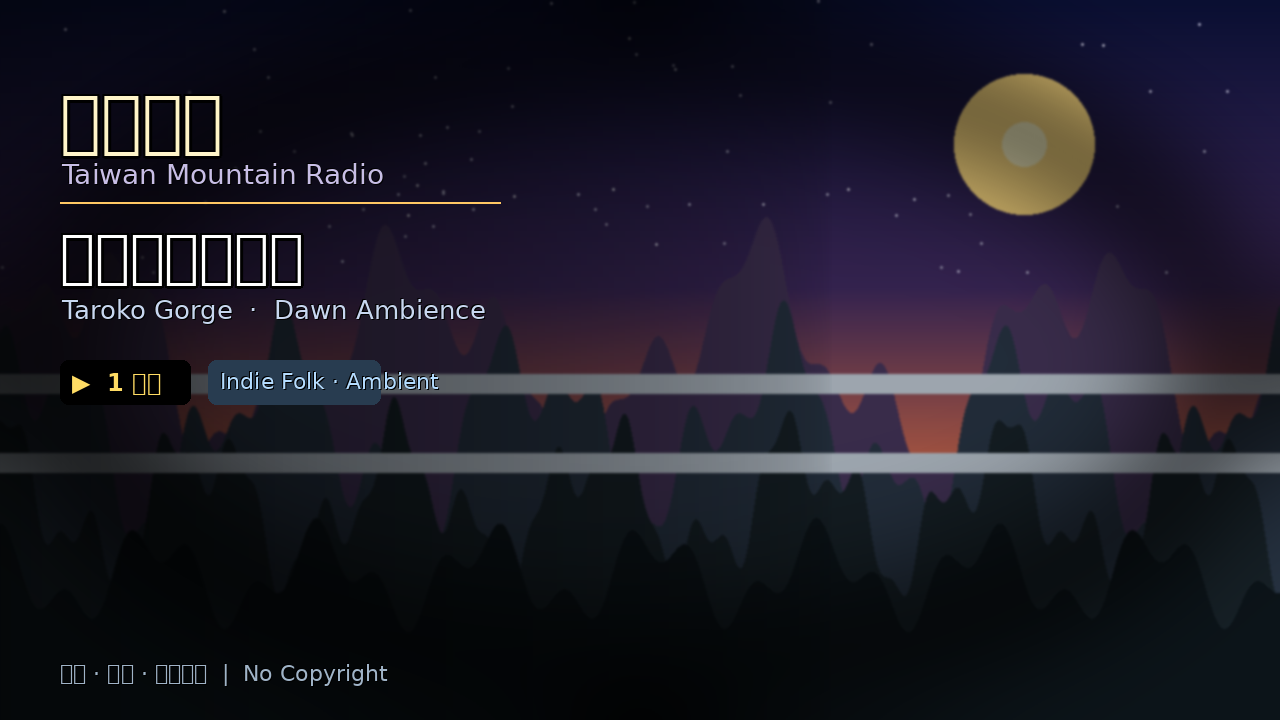
#> input picture assets/thumbnail/thumbnail_vol1.png, 1280 x 720 px
$ python -i generate_visual_shanshui.py   (imports and definitions only)
#> lines starting #> are read from the running program, lines starting #| are printed output that depends on the picture
"""
山水水墨 — Shanshui Ink Landscape Visual Generator
Chinese ink-wash painting style: layered misty mountains, calm water reflection.
Outputs PNG frames → ffmpeg encodes to looping MP4.
"""
import numpy as np
from PIL import Image, ImageDraw, ImageFilter, ImageEnhance
import os, math

WIDTH, HEIGHT = 1920, 1080
FPS = 24
LOOP_SEC = 16        # 16-second seamless loop
N_FRAMES = FPS * LOOP_SEC
OUT_DIR = "/home/user/Gulas/assets/video/shanshui_frames"
OUT_MP4 = "/home/user/Gulas/assets/video/shanshui_loop.mp4"

# [1 line not run here, left out]

# ── Colour palette — ink wash (水墨) ──────────────────────────────────────────
# Paper: warm pale grey, like aged xuan paper
PAPER      = (242, 238, 228)
# Ink tones: from faint wash to deep black
INK_FAINT  = (190, 185, 175)
INK_LIGHT  = (148, 143, 132)
INK_MID    = (98,  94,  86)
INK_DEEP   = (52,  50,  44)
INK_BLACK  = (22,  20,  16)
# Water tint: silvery reflection
WATER_PALE = (220, 218, 212)
WATER_DARK = (140, 138, 132)
# Mist: near-white with blue hint
MIST_COL   = (235, 232, 226)


def lerp(a, b, t):
    t = max(0.0, min(1.0, t))
    return int(a + (b - a) * t)


def lerp_color(c1, c2, t):
    return tuple(lerp(c1[i], c2[i], t) for i in range(3))


# ── Sky gradient ──────────────────────────────────────────────────────────────
def sky_color(y_norm, phase):
    """
    Ink-wash sky: nearly white paper at horizon, pale blue-grey overhead.
    A subtle luminance pulse breathes gently through the loop.
    """
    pulse = 0.5 + 0.5 * math.sin(phase * 2 * math.pi)
    # top → bottom: pale blue-grey → warm paper white
    top    = (200, 198, 194)
    mid    = (225, 222, 216)
    bottom = (238, 235, 228)

    if y_norm < 0.5:
        c = lerp_color(top, mid, y_norm / 0.5)
    else:
        c = lerp_color(mid, bottom, (y_norm - 0.5) / 0.5)

    # very gentle luminance breath
    bright = int(4 * pulse)
    return tuple(min(255, v + bright) for v in c)


# ── Mountain profile ──────────────────────────────────────────────────────────
# [34 lines left out: function mountain_y, not called in this run]


# ── Pine tree silhouettes ─────────────────────────────────────────────────────
PINE_POSITIONS = [(320, 0.72), (580, 0.74), (840, 0.73), (1100, 0.71),
                  (1380, 0.73), (1620, 0.75), (200, 0.76), (1780, 0.72)]

# [15 lines left out: function draw_pine, not called in this run]


# ── Water reflection ──────────────────────────────────────────────────────────
WATER_LINE = int(HEIGHT * 0.78)   # y where water begins

# [62 lines left out: functions water_color, draw_ripple, draw_mist, draw_moon, not called in this run]


# ── Single frame render ────────────────────────────────────────────────────────
def generate_frame(frame_idx):
    phase = frame_idx / N_FRAMES   # 0.0 → <1.0

    img  = Image.new("RGB", (WIDTH, HEIGHT))
    draw = ImageDraw.Draw(img)
    x_arr = np.arange(WIDTH)

    # 1. Sky
    for y in range(WATER_LINE):
        col = sky_color(y / WATER_LINE, phase)
        draw.line([(0, y), (WIDTH, y)], fill=col)

    # 2. Moon
    draw_moon(draw, phase)

    # 3. Mountain layers (far → near)
    layer_ink = [INK_FAINT, INK_LIGHT, INK_MID, INK_DEEP]
    mist_ys   = []
    all_my    = []
    for layer in range(4):
        my_arr = mountain_y(x_arr, WIDTH, HEIGHT, layer, phase, drift=1.0)
        all_my.append(my_arr)
        col = layer_ink[layer]
        # Each layer: draw silhouette column by column, with ink softening
        for x in range(WIDTH):
            yt = my_arr[x]
            if yt < WATER_LINE:
                draw.line([(x, yt), (x, min(WATER_LINE, HEIGHT))], fill=col)
        # Collect mist anchor y (top of each layer at centre)
        mist_ys.append(int(np.mean(my_arr)) - 12)

    # 4. Pine silhouettes on layer-2 ridgeline
    for cx, base_frac in PINE_POSITIONS:
        ridge_y = all_my[2][min(cx, WIDTH - 1)]
        base_y  = ridge_y
        draw_pine(draw, cx, base_y, height=int(HEIGHT * 0.075), ink_col=INK_BLACK)

    # 5. Water surface
    for y in range(WATER_LINE, HEIGHT):
        col = water_color(y, HEIGHT, phase)
        draw.line([(0, y), (WIDTH, y)], fill=col)

    # Reflected mountain silhouettes in water (flipped, lighter)
    for layer in range(3, -1, -1):
        my_arr = all_my[layer]
        r_col  = tuple(lerp(layer_ink[layer][i], WATER_PALE[i], 0.55) for i in range(3))
        for x in range(WIDTH):
            ref_top = WATER_LINE + (WATER_LINE - my_arr[x])
            ref_top = max(WATER_LINE, min(HEIGHT - 1, ref_top))
            if ref_top < HEIGHT:
                draw.line([(x, ref_top), (x, HEIGHT)], fill=r_col)

    # Ripple lines
    draw_ripple(draw, WIDTH, HEIGHT, phase)

    # 6. Mist overlay
    img = draw_mist(img, mist_ys[:3], phase)

    # 7. Light ink texture blur (simulate paper absorbency)
    img = img.filter(ImageFilter.GaussianBlur(radius=0.7))

    # 8. Subtle desaturation to push toward ink-wash monochrome
    img = ImageEnhance.Color(img).enhance(0.55)

    # 9. Vignette (heavier corners for scroll-painting feel)
    vig = Image.new("L", (WIDTH, HEIGHT), 255)
    vd  = ImageDraw.Draw(vig)
    for rr in range(250):
        alpha = int(rr * 0.95)
        vd.ellipse([rr, rr, WIDTH - rr, HEIGHT - rr], fill=min(255, alpha))
    vig = vig.filter(ImageFilter.GaussianBlur(radius=55))
    dark = Image.new("RGB", (WIDTH, HEIGHT), (10, 9, 8))
    img  = Image.composite(img, dark, vig)

    return img


# ── Render all frames ─────────────────────────────────────────────────────────
# [14 lines not run here, left out]

>>> import cv2
>>> picture = cv2.imread('assets/thumbnail/thumbnail_vol1.png', cv2.IMREAD_GRAYSCALE)
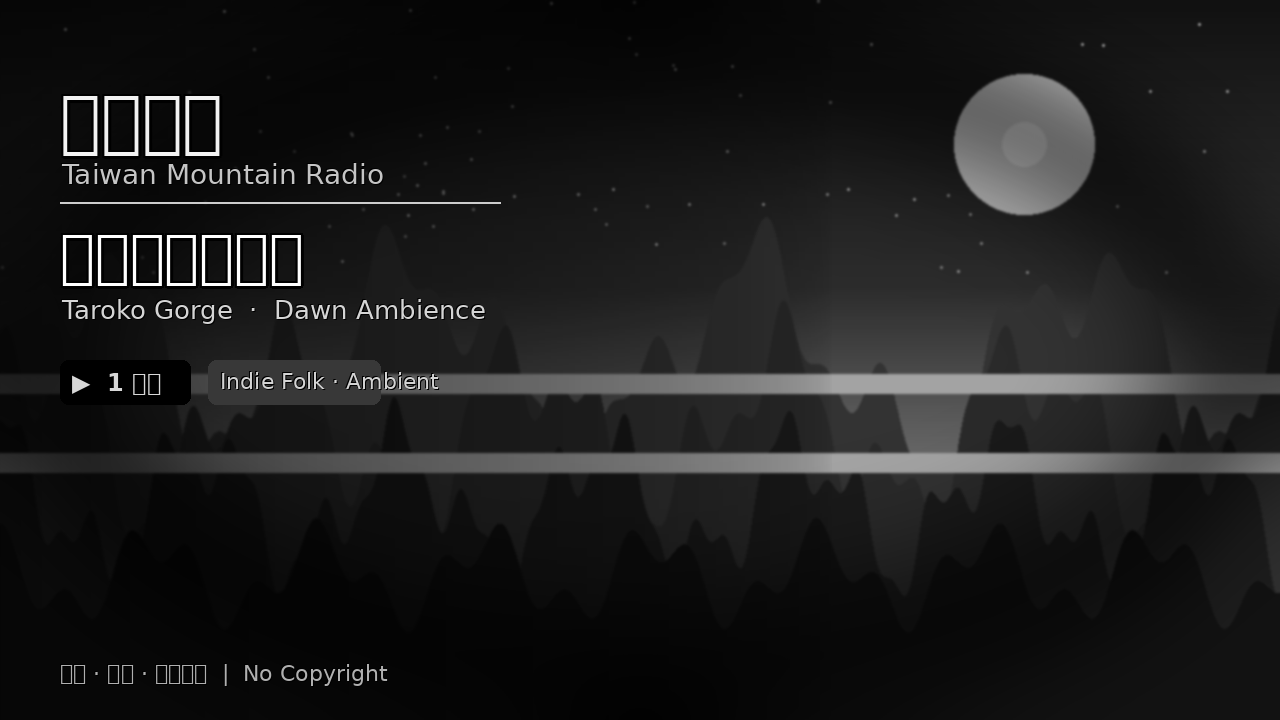
#> picture: shape (720, 1280); min 0, max 255, mean 27.8
>>> result = generate_frame(picture)
#> in generate_frame, `phase = frame_idx / N_FRAMES`:
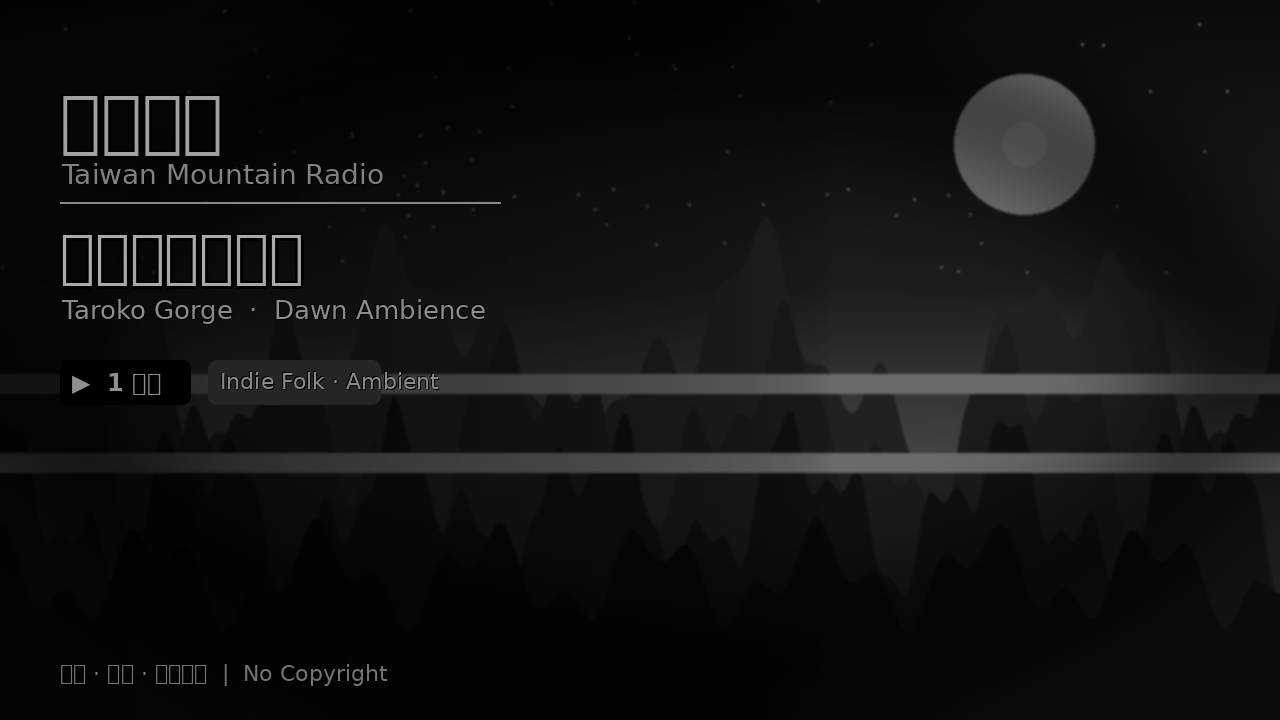
#> phase: shape (720, 1280) float64; min 0, max 0.664, mean 0.0723
#> in generate_frame, `img  = Image.new("RGB", (WIDTH, HEIGHT))`: img: PIL image 1920x1080 RGB; every value is 0
#> (the run stopped early here; a loop or call above may not have finished)
